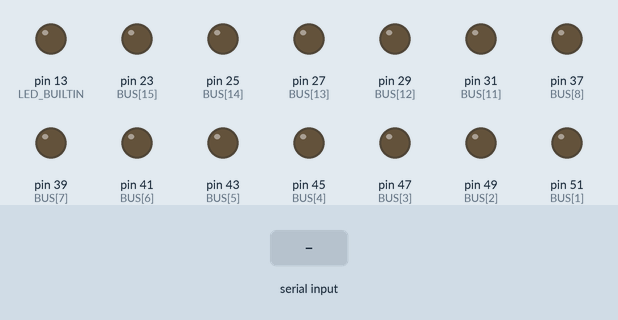
Recording of a program running on a simulated Arduino Mega 2560, built with avr-gcc and run on an emulated ATmega2560. Parts: output pins drawn as LEDs (lit = HIGH). The inputs (shaded band) are chosen by the test bench. Pins used as bus, display or sensor lines are not drawn; what the program prints to the serial monitor is not drawn.

Above: at 1.2 s.
1.3 s: "w446\n" received over Serial
At 2.5 s:
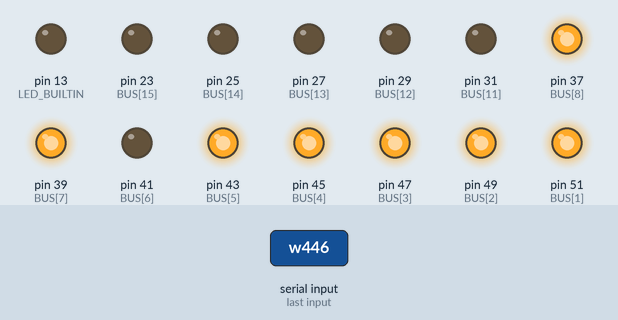
2.8 s: "c50\n" received over Serial
At 3.3 s:
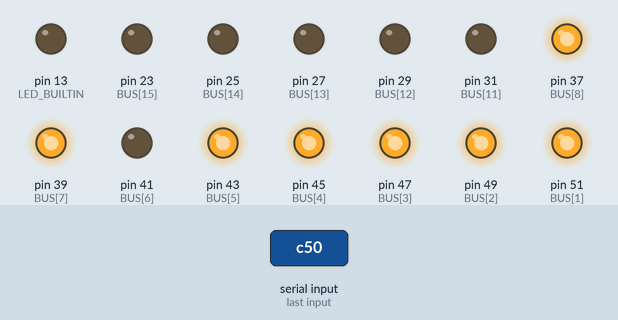
4.3 s: "w90\n" received over Serial
At 5.0 s:
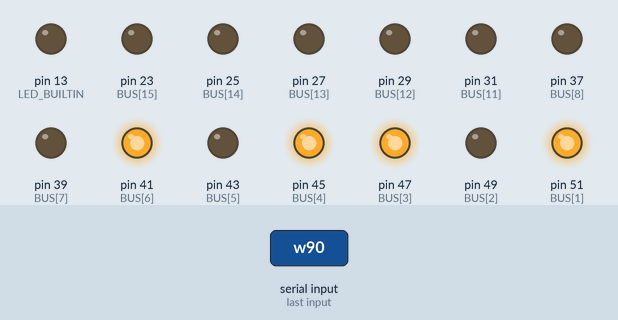
5.8 s: "c50\n" received over Serial
At 6.8 s:
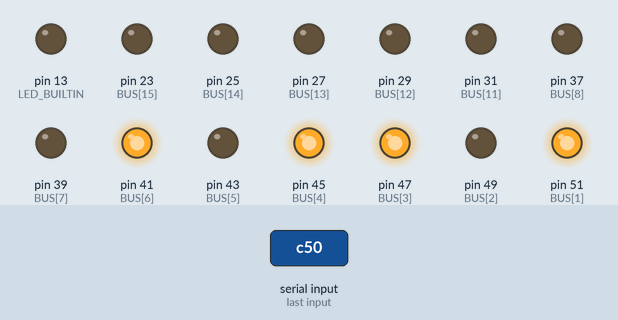
Timing chart, 0 to 8.3 s (numbered marks = the images above; inputs shaded):
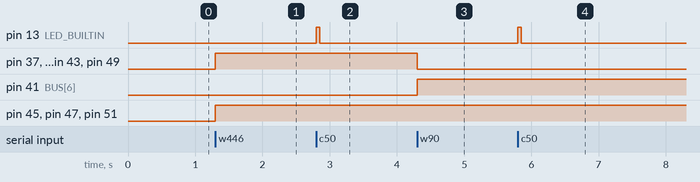

Measured:
- after the input at 1.3 s, pin 37 (BUS[8]), pin 39 (BUS[7]), pin 43 (BUS[5]), pin 45 (BUS[4]), pin 47 (BUS[3]), pin 49 (BUS[2]), pin 51 (BUS[1]): LOW → HIGH at once
- after the input at 2.8 s, pin 13 (LED_BUILTIN): LOW → HIGH at once, → LOW 0.05 s later
- after the input at 4.3 s, pin 37 (BUS[8]), pin 39 (BUS[7]), pin 43 (BUS[5]), pin 49 (BUS[2]): HIGH → LOW at once; pin 41 (BUS[6]): LOW → HIGH at once
- after the input at 5.8 s, pin 13 (LED_BUILTIN): LOW → HIGH at once, → LOW 0.05 s later

The program:

main.cpp
```cpp
#include <Arduino.h>

/* Controller/debugger. Controls "bus driver" to operate the bus.
Supported ops:
- write to the bus "w<decimal>", e.g. "w446".
- write to the bus and clock "W<decimal>".
- read bus "r", responds with decimal value.
- disconnect from bus "x"
- set signal "s<pin><value>", pin=0..4, value = 0 / 1 - active low/high.
- read signal "g<pin". That also puts pin in "passive mode".
- disconnect all signals "z"
- send clock signal "c<half width ms>". E.g. "c50". Waits for a whole cycle.
Each command responds with a line.
 */


const int           CLK = 52;
const int           SIGNALS_SIZE = 6;
const int           SIGNALS[SIGNALS_SIZE] = {50, 48, 46, 44, 42, 40};
const unsigned long serial_speed = 57600;
const int BUS_SIZE = 16;
const int BUS[] = {53, 51, 49, 47, 45, 43, 41, 39, 37, 35, 33, 31, 29, 27, 25, 23};

void releaseBus() {
  for (int i = 0; i < BUS_SIZE; i++) pinMode(BUS[i], INPUT);
}

void releaseSignals() {
  for (int i = 0; i < SIGNALS_SIZE; i++) pinMode(SIGNALS[i], INPUT);
}

void signal(uint8_t i, uint8_t v) {
  pinMode(SIGNALS[i], OUTPUT);
  digitalWrite(SIGNALS[i], v);
}

String formatBinary(uint16_t x) {
  String s("0b");
  for (int i = 0; i < BUS_SIZE; i++) s += '0';
  int n = s.length();
  for (int i = 0; i < BUS_SIZE; i++) {
    if (x % 2) s[n - i - 1] = '1';
    x /= 2;
  }
  return s;
}

void clock(int w) {
  digitalWrite(CLK, HIGH);
  digitalWrite(LED_BUILTIN, HIGH);
  delay(w);
  digitalWrite(CLK, LOW);
  digitalWrite(LED_BUILTIN, LOW);
}

char last_op = '?';

void processSerial() {
  if (!Serial.available()) return;
  String s = Serial.readStringUntil('\n');
  if (s.length() == 0) return;
  char op = s[0];
  switch (op) {
    case 'w': {
      // Write to the bus.
      if (last_op != op) {
        for (int i = 0; i < BUS_SIZE; i++) pinMode(BUS[i], OUTPUT);
      }
      uint16_t val = s.substring(1).toInt();
      for (long i = 0; i < BUS_SIZE; i++) {
        digitalWrite(BUS[i], (val & (long(1) << i)) != 0);
      }
      // Serial.println(op);
      break;
    }
    case 'x':
      if (last_op != op) releaseBus();
      Serial.println(op);
      break;
    case 'r': {
      // Read bus.
      for (int i = 0; i < BUS_SIZE; i++) pinMode(BUS[i], INPUT);
      uint16_t val = 0;
      for (int i = 0; i < BUS_SIZE; i++) { val += long(digitalRead(BUS[i])) << i; }
      Serial.println(String(val));
      break;
    }
    case 's': {
      int i = s[1] - '0';
      int v = s[2] - '0';
      signal(i, v);
      // Serial.println(op);
      break;
    }
    case 'g': {
      int i = s[1] - '0';
      pinMode(SIGNALS[i], INPUT);
      Serial.println(String(digitalRead(SIGNALS[i])));
      break;
    }
    case 'z':
      releaseSignals();
      Serial.println(op);
      break;
    case 'c':
      clock(s.substring(1).toInt());
      // Serial.println(op);
      break;
  }
  last_op = op;
}

void setup() {
  Serial.begin(serial_speed);
  releaseBus();
  pinMode(LED_BUILTIN, OUTPUT);
  pinMode(CLK, OUTPUT);
  releaseSignals();
  releaseBus();
  // Set signals high as OE is usually inverted.
  for (int i = 0; i < SIGNALS_SIZE; i++) signal(i, 1);
  Serial.println("Initialized");
}

void loop() {
  processSerial();
}
```
